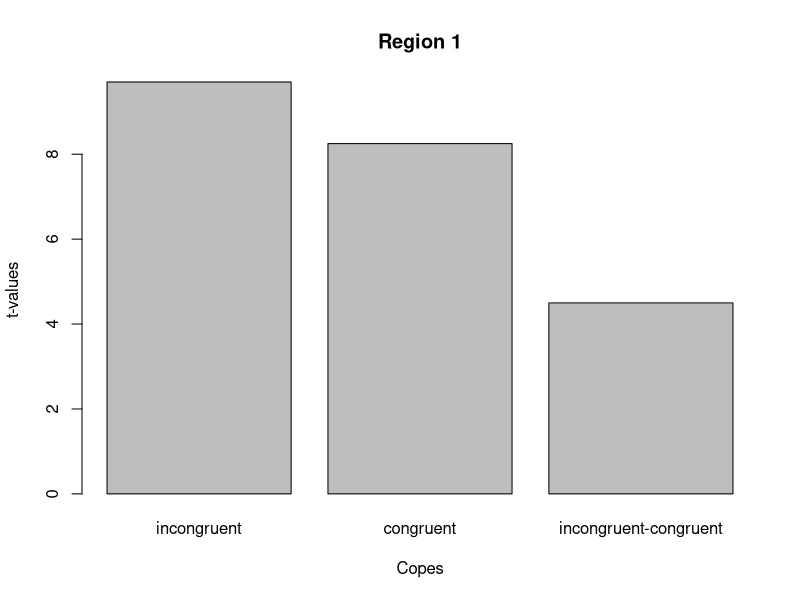

Recreate this plot in R.
tvalues <- c(9.7005,8.2497,4.498)

result <- barplot(tvalues, 
                  main = "Region 1", 
                  xlab = "Copes",
                  ylab = "t-values",
                  names.arg = c("incongruent", "congruent", "incongruent-congruent")

                  )

print(result)
